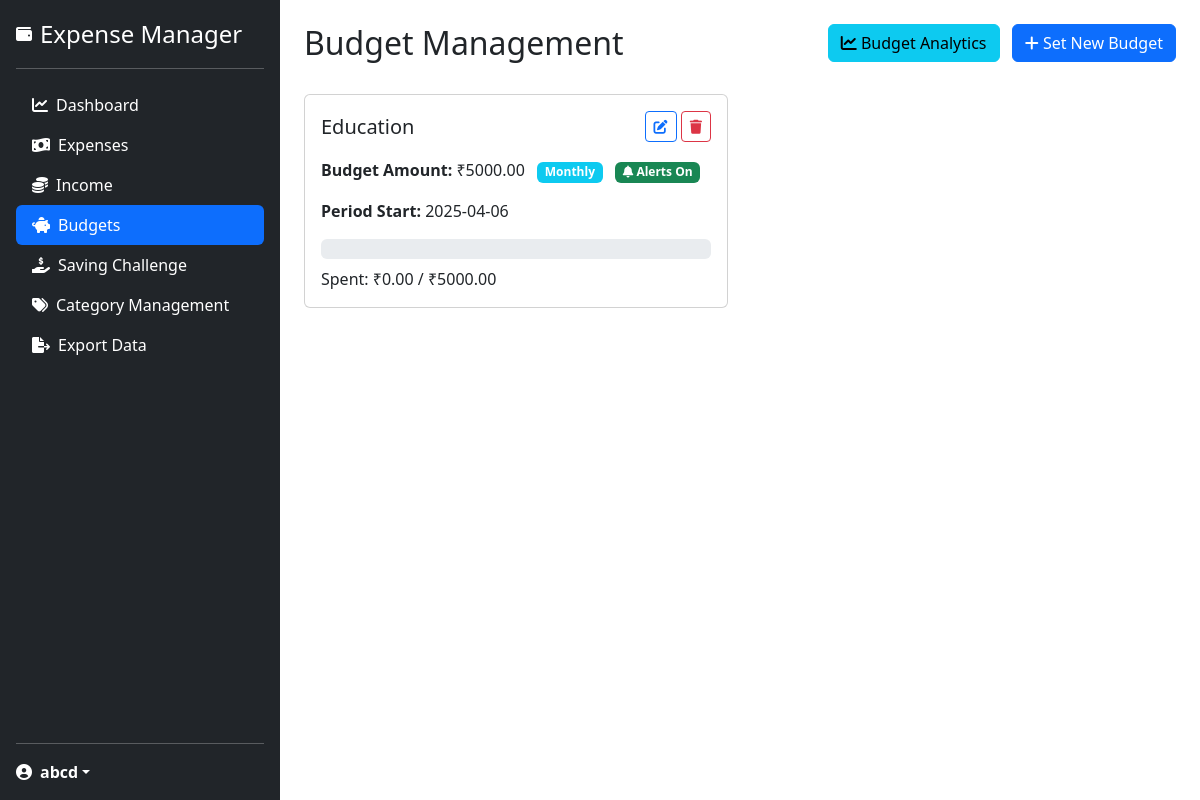
The app's page /budget/budgets (signed in) with its own data.
### models.py (models this page shows, shortened)
class User(UserMixin, db.Model):
    id = db.Column(db.Integer, primary_key=True)
    username = db.Column(db.String(80), unique=True, nullable=False)
    email = db.Column(db.String(120), unique=True, nullable=False)
    password_hash = db.Column(db.String(128))
    expenses = db.relationship('Expense', backref='user', lazy=True)
    expense_categories = db.relationship('ExpenseCategory', backref='user', lazy=True)
    incomes = db.relationship('Income', backref='user', lazy=True)
    budgets = db.relationship('Budget', backref='user', lazy=True)
    savings_challenges = db.relationship('SavingsChallenge', backref='user', lazy=True)
    recurring_expenses = db.relationship('RecurringExpense', backref='user', lazy=True)
    expense_streaks = db.relationship('ExpenseStreak', backref='user', lazy=True)

class Budget(db.Model):
    id = db.Column(db.Integer, primary_key=True)
    category = db.Column(db.String(50), nullable=False)
    amount = db.Column(db.Float, nullable=False)
    period = db.Column(db.Enum(BudgetPeriod), nullable=False, default=BudgetPeriod.MONTHLY)
    start_date = db.Column(db.DateTime, nullable=False, default=datetime.utcnow)
    alerts_enabled = db.Column(db.Boolean, default=True)
    user_id = db.Column(db.Integer, db.ForeignKey('user.id'), nullable=False)
    alerts = db.relationship('BudgetAlert', backref='budget', lazy=True)

### budgets.py (the view)
@budgets.route('/budgets')
@login_required
def list_budgets():
    budgets = Budget.query.filter_by(user_id=current_user.id).all()
    return render_template('budgets/list.html', budgets=budgets)

### app.py (called while the page is built)
@login_manager.user_loader
def load_user(user_id):
    return User.query.get(int(user_id))

### templates/budgets/list.html (shortened to what this page needs)
{% extends "base.html" %}
{% block content %}
<div class="container">
    <div class="row mb-4">
        <div class="col">
            <h2>Budget Management</h2>
        </div>
        <div class="col text-end">
            <a href="{{ url_for('budgets.budget_analytics') }}" class="btn btn-info me-2">
                <i class="fas fa-chart-line"></i> Budget Analytics
            </a>
            <a href="{{ url_for('budgets.add_budget') }}" class="btn btn-primary">
                <i class="fas fa-plus"></i> Set New Budget
            </a>
        </div>
    </div>
    {% if budgets %}
    <div class="row">
        {% for budget in budgets %}
        <div class="col-md-6 mb-4">
            <div class="card">
                <div class="card-body">
                    <div class="d-flex justify-content-between align-items-center mb-3">
                        <h5 class="card-title mb-0">{{ budget.category }}</h5>
                        <div>
                            <a href="{{ url_for('budgets.edit_budget', id=budget.id) }}" class="btn btn-sm btn-outline-primary">
                                <i class="fas fa-edit"></i>
                            </a>
                            <a href="{{ url_for('budgets.delete_budget', id=budget.id) }}" class="btn btn-sm btn-outline-danger"
                               onclick="return confirm('Are you sure you want to delete this budget?')">
                                <i class="fas fa-trash"></i>
                            </a>
                        </div>
                    </div>
                    <p class="card-text">
                        <strong>Budget Amount:</strong> ₹{{ "%.2f"|format(budget.amount) }}
                        <span class="badge bg-info ms-2">{{ budget.period.value.capitalize() }}</span>
                        {% if budget.alerts_enabled %}
                            <span class="badge bg-success ms-2"><i class="fas fa-bell"></i> Alerts On</span>
                        {% endif %}
                    </p>
                    <p class="card-text">
                        <strong>Period Start:</strong> {{ budget.start_date.strftime('%Y-%m-%d') }}
                    </p>
                    <div class="progress" style="height: 20px;">
                        {% set spent = namespace(value=0) %}
                        {% for expense in current_user.expenses %}
                            {% if expense.category == budget.category %}
                                {% set spent.value = spent.value + expense.amount %}
                            {% endif %}
                        {% endfor %}
                        {% set percentage = (spent.value / budget.amount * 100)|round|int if budget.amount > 0 else 0 %}
                    </div>
                    <p class="card-text mt-2">
                        Spent: ₹{{ "%.2f"|format(spent.value) }} / ₹{{ "%.2f"|format(budget.amount) }}
                    </p>
                </div>
            </div>
        </div>
        {% endfor %}
    </div>
    {% else %}
    <div class="alert alert-info">
        <p>No budgets set yet. Click the button above to set your first budget!</p>
    </div>
    {% endif %}
</div>
{% endblock %}

### templates/base.html (shortened to what this page needs)
<!DOCTYPE html>
<html lang="en">
<head>
    <link href="https://cdn.jsdelivr.net/npm/bootstrap@5.3.0/dist/css/bootstrap.min.css" rel="stylesheet">
    <link href="https://cdnjs.cloudflare.com/ajax/libs/font-awesome/6.0.0/css/all.min.css" rel="stylesheet">
</head>
<body>
    <div class="d-flex">
        {% if current_user.is_authenticated %}
        <div class="d-flex flex-column flex-shrink-0 p-3 text-white bg-dark" style="width: 280px; min-height: 100vh;">
            <a href="{{ url_for('index') }}" class="d-flex align-items-center mb-3 mb-md-0 me-md-auto text-white text-decoration-none">
                <i class="fas fa-wallet me-2"></i>
                <span class="fs-4">Expense Manager</span>
            </a>
            <hr>
            <ul class="nav nav-pills flex-column mb-auto">
                <li class="nav-item">
                    <a href="{{ url_for('dashboard') }}" class="nav-link text-white {{ 'active' if request.endpoint == 'dashboard' }}">
                        <i class="fas fa-chart-line me-2"></i>Dashboard
                    </a>
                </li>
                <li>
                    <a href="{{ url_for('expenses.list_expenses') }}" class="nav-link text-white {{ 'active' if request.endpoint.startswith('expenses.') }}">
                        <i class="fas fa-money-bill-wave me-2"></i>Expenses
                    </a>
                </li>
                <li>
                    <a href="{{ url_for('incomes.list_incomes') }}" class="nav-link text-white {{ 'active' if request.endpoint.startswith('incomes.') }}">
                        <i class="fas fa-coins me-2"></i>Income
                    </a>
                </li>
                <li>
                    <a href="{{ url_for('budgets.list_budgets') }}" class="nav-link text-white {{ 'active' if request.endpoint.startswith('budgets.') }}">
                        <i class="fas fa-piggy-bank me-2"></i>Budgets
                    </a>
                </li>
                <li>
                    <a href="{{ url_for('savings.list_challenges') }}" class="nav-link text-white {{ 'active' if request.endpoint.startswith('savings.') }}">
                        <i class="fas fa-hand-holding-usd me-2"></i>Saving Challenge
                    </a>
                </li>
                <li>
                    <a href="{{ url_for('categories.list_categories') }}" class="nav-link text-white {{ 'active' if request.endpoint.startswith('categories.') }}">
                        <i class="fas fa-tags me-2"></i>Category Management
                    </a>
                </li>
                <li>
                    <a href="{{ url_for('export_data.export_interface') }}" class="nav-link text-white {{ 'active' if request.endpoint.startswith('export_data.') }}">
                        <i class="fas fa-file-export me-2"></i>Export Data
                    </a>
                </li>
            </ul>
            <hr>
            <div class="dropdown">
                <a href="{{ url_for('auth.profile') }}" class="d-flex align-items-center text-white text-decoration-none dropdown-toggle" id="dropdownUser1" data-bs-toggle="dropdown" aria-expanded="false">
                    <i class="fas fa-user-circle me-2"></i>
                    <strong>{{ current_user.username }}</strong>
                </a>
            </div>
        </div>
        {% endif %}
        <div class="flex-grow-1">
            <div class="container py-4">
        {% block content %}{% endblock %}
    </div>
</body>
</html>

### records on screen
User: username "abcd"
Budget: category "Education", amount "5000.00", period.value "Monthly", alerts_enabled True (drawn), start_date "2025-04-06", value "0.00"
